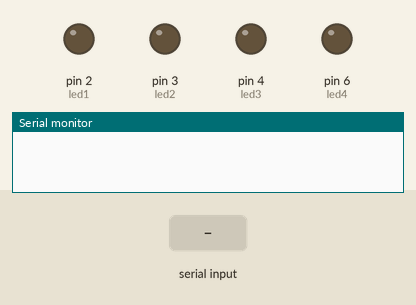
Bench run of a sketch on a simulated Arduino Uno, built with avr-gcc and run on an emulated ATmega328P. Shown: output pins drawn as LEDs (lit = HIGH), the last lines printed to the serial monitor. Inputs (shaded band) come from the test bench.

Above: at 1.2 s.
1.3 s: "0\n" received over Serial
2.8 s: byte 48 (48) received over Serial
At 3.4 s:
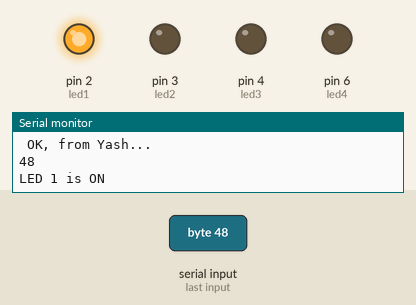
4.3 s: byte 50 (50) received over Serial
5.8 s: "2\n" received over Serial
At 6.8 s:
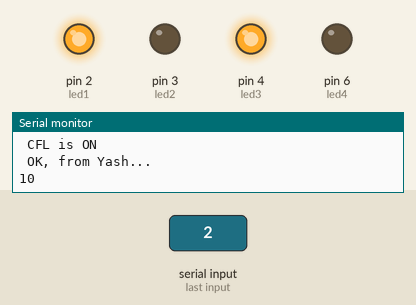
7.3 s: byte 48 (48) received over Serial
At 8.0 s:
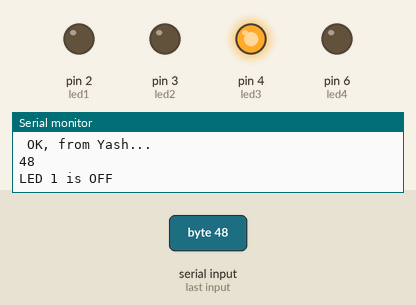
8.8 s: byte 51 (51) received over Serial
Timing chart, 0 to 11.3 s (numbered marks = the images above; inputs shaded):
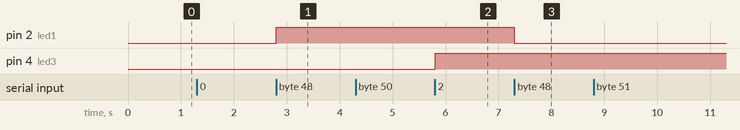

The sketch:

BluetoothLeds_exampleV2.ino
```cpp
#include<SoftwareSerial.h>

#define led1 2
#define led2 3
#define led3 4
#define led4 6

int data;
int on1 = 1, on2 = 1, on3 = 1, on4 = 1, onAll = 1;
void setup()
{
  Serial.begin(9600);
  pinMode(led1, OUTPUT);
  pinMode(led2, OUTPUT);
  pinMode(led3, OUTPUT);
  pinMode(led4, OUTPUT);
}
void loop()
{
  if (Serial.available() > 0)
  {
    data = Serial.read();
    Serial.print(" OK, from Yash...");  Serial.print("\n");  Serial.print(data);  Serial.print("\n");

    switch(data){
      case 48:  if(on1==0) {digitalWrite(led1, HIGH); Serial.print("LED 1 is ON\n"); on1 = 1;} else if(on1==1) {digitalWrite(led1, LOW); Serial.print("LED 1 is OFF\n"); on1=0;} break;

      case 49:  if(on2==0) {digitalWrite(led2, HIGH); on2 = 1;Serial.print("LED 2 is ON\n");} else {digitalWrite(led2, LOW); on2=0;Serial.print("LED 2 is OFF\n");} break;

      case 50:  if(on3==0) {digitalWrite(led3, HIGH); on3 = 1;Serial.print(" CFL is ON\n");} else {digitalWrite(led3, LOW); on3=0;Serial.print("CFL is OFF\n");} break;

      case 51:  if(on4==0) {digitalWrite(led4, HIGH); on4 = 1;Serial.print("FAN is ON\n");} else {digitalWrite(led4, LOW); on4=0;Serial.print("FAN is OFF\n");} break;

      case 52:  if(onAll==0) {
                   digitalWrite(led1, HIGH); onAll = 1; on1 = 1;
                   digitalWrite(led2, HIGH); onAll = 1; on2 = 1;
                   digitalWrite(led3, HIGH); onAll = 1; on3 = 1;
                   digitalWrite(led4, HIGH); onAll = 1; on4 = 1;
                }
                else {
                   digitalWrite(led1, LOW); onAll = 0; on1 = 0;
                   digitalWrite(led2, LOW); onAll = 0; on2 = 0;
                   digitalWrite(led3, LOW); onAll = 0; on3 = 0;
                   digitalWrite(led4, LOW); onAll = 0; on4 = 0;
                } break;
    }
  }
}
```

Measured:
- after the input at 2.8 s, pin 2 (led1): LOW → HIGH at once
- after the input at 5.8 s, pin 4 (led3): LOW → HIGH at once
- after the input at 7.3 s, pin 2 (led1): HIGH → LOW at once
